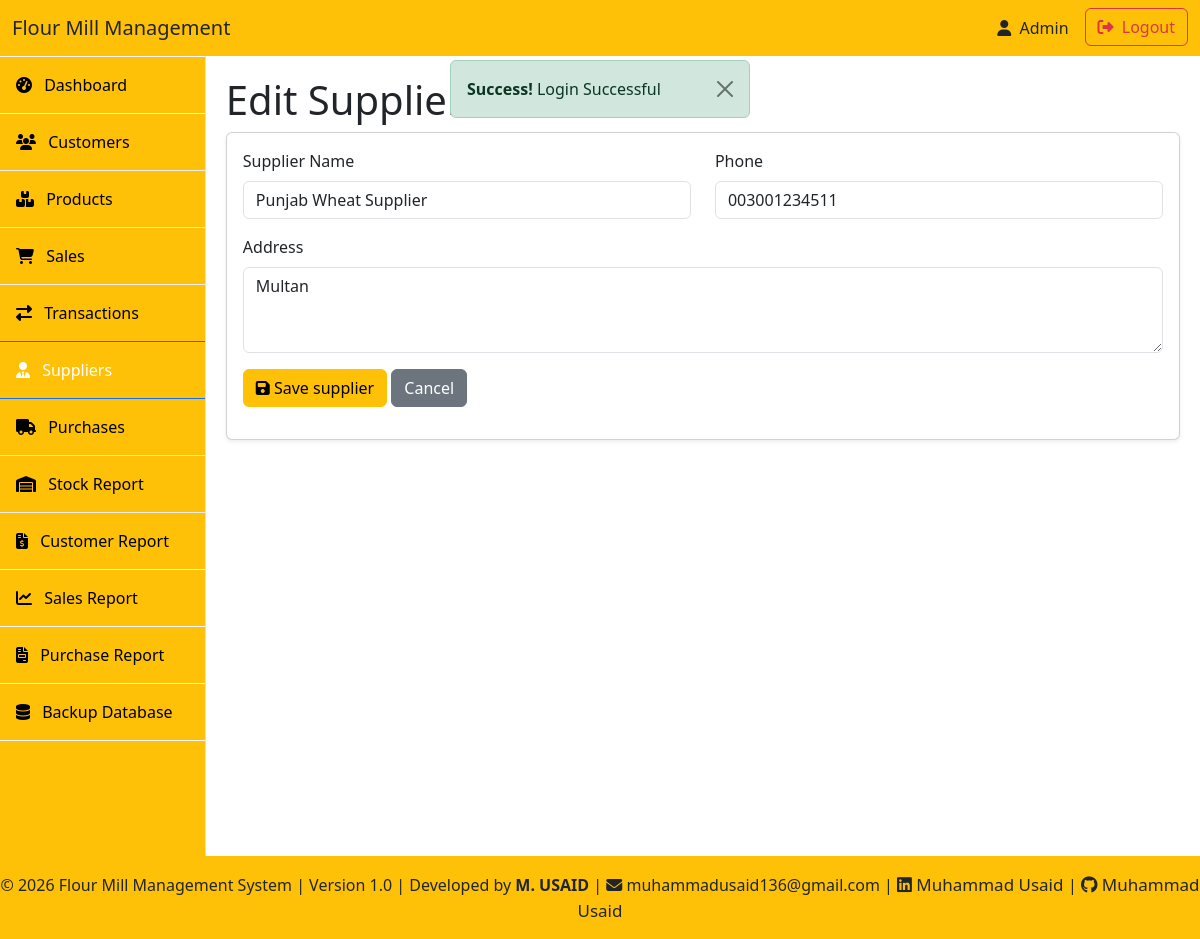
The page /suppliers/supplier_edit.php?id=1 (signed in) on the database its author committed.
### tables this page shows
CREATE TABLE `suppliers` (
  `id` int(11) NOT NULL AUTO_INCREMENT,
  `name` varchar(255) NOT NULL,
  `phone` varchar(15) DEFAULT NULL,
  `address` text DEFAULT NULL,
  `created_at` timestamp NOT NULL DEFAULT current_timestamp(),
  PRIMARY KEY (`id`),
  UNIQUE KEY `name` (`name`)
);

### includes/functions.php (called while the page is built, shortened)
<?php
function e(string $value): string
{
    return htmlspecialchars($value ?? '', ENT_QUOTES | ENT_SUBSTITUTE, 'UTF-8');
}

### suppliers/supplier_edit.php (the view, shortened to what this page needs)
<?php
include "../includes/init.php";
include "../layout/header.php";
$id = $_GET['id'];
$stmt = mysqli_prepare($conn, "
SELECT * FROM suppliers WHERE id = ?
");
mysqli_stmt_bind_param($stmt, "i", $id);
mysqli_stmt_execute($stmt);
$result = mysqli_stmt_get_result($stmt);
$row = mysqli_fetch_assoc($result);
?>
<h1>Edit Supplier</h1>
<div class="card shadow-sm">
    <div class="card-body">
        <form action="supplier_edit_process.php" method="post">
            <div class="row">
            <div class="col col-md-6 mb-3">
                <label for="name" class="form-label">Supplier Name</label>
                <input type="text" class="form-control" value="<?= e($row['name']); ?>" id="name" name="supplier_name" placeholder="Enter supplier name">
            </div>
            <div class="col col-md-6 mb-3">
                <label for="exampleFormControlInput1" class="form-label">Phone</label>
                <input type="number" class="form-control" value="0<?= e($row['phone']); ?>" name="phone" id="exampleFormControlInput1" placeholder="Enter supplier phone no">
            </div>
            <div class="mb-3">
                <label for="address" class="form-label">Address</label>
                <textarea class="form-control" id="address" name="address" placeholder="Enter supplier address" name="address" rows="3"><?= e($row['address']); ?></textarea>
            </div>
            </div>
            <div class="mb-3">
                <button type="submit" class="btn btn-warning"><i class="fa fa-save"></i> Save supplier</button>
                <a href="suppliers_list.php" class="btn btn-secondary">Cancel</a>
            </div>
        </form>
    </div>
</div>
<?php include "../layout/footer.php";
?>

### layout/header.php (style rules this page uses)
body { overflow-x: hidden; }

### rows shown on the page
suppliers: supplier_name "Punjab Wheat Supplier", phone "003001234511", address "Multan"

### other values the page prints
$msg "Login Successful"
